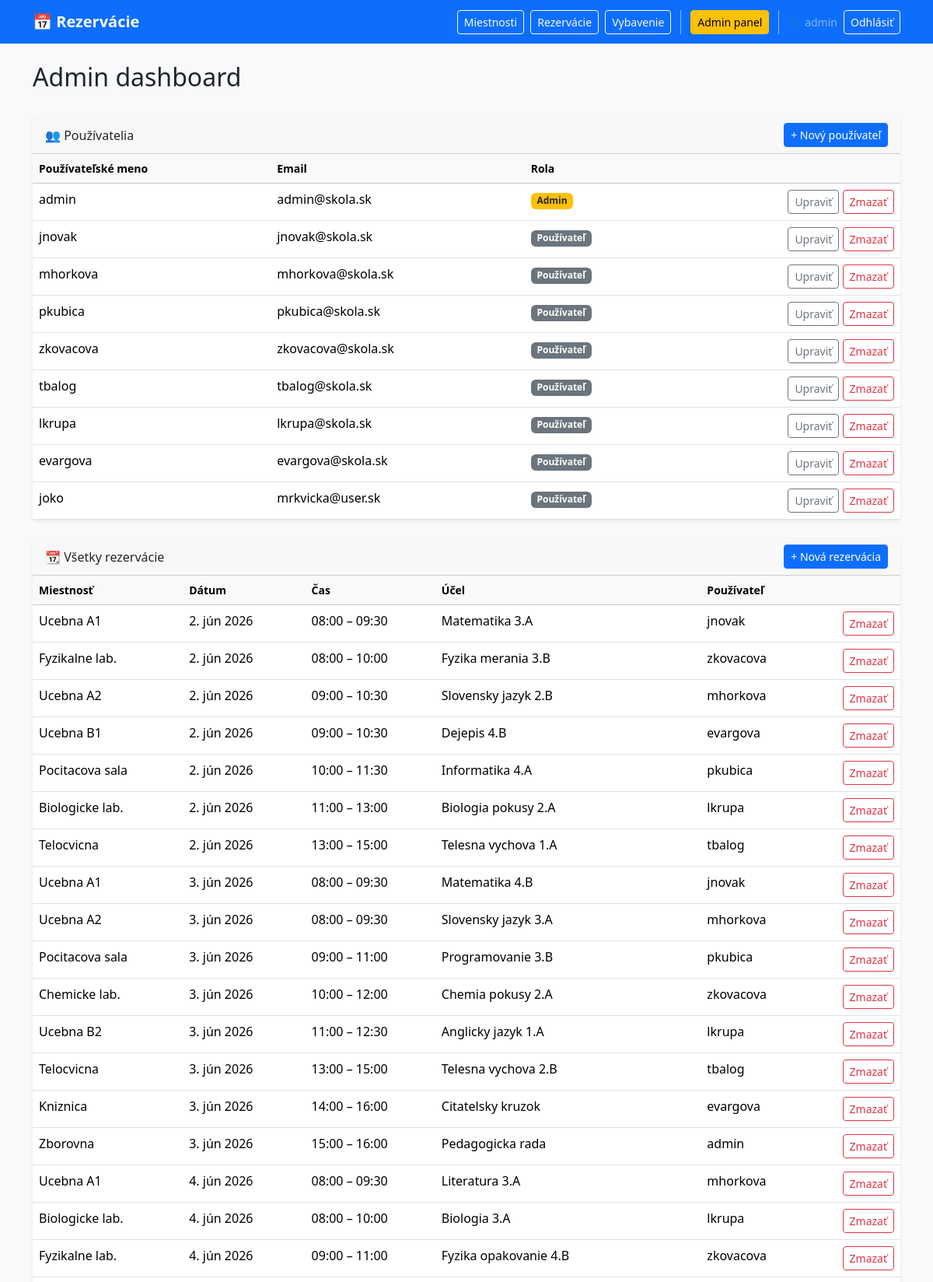
Screenshot of /rezervacie/admin-panel/ (signed in, upper part) with the database file from the repository.
### rezervacie/models.py (models this page shows, shortened)
class Reservation(models.Model):
    datumRezervacie      = models.DateField()
    casOd                = models.TimeField()
    casDo                = models.TimeField()
    ucelRezervacie       = models.CharField(max_length=100)
    vybavenie            = models.ManyToManyField(Equipment, through="ReservationEquipment", blank=True)
    miestnostRezervacie  = models.ForeignKey(Room, on_delete=models.CASCADE, related_name="rezervacie", null=True, blank=True)
    pouzivatelRezervacie = models.ForeignKey(User, on_delete=models.CASCADE, related_name="rezervacie", null=True, blank=True)
    class Meta:
        constraints = [
            models.CheckConstraint(
                check=models.Q(casDo__gt=models.F("casOd")),
                name="casDo_must_be_after_casOd"
            )
        ]

class Room(models.Model):
    class Typ(models.TextChoices):
        UCEBNA       = "UC", "Učebňa"
        LABORATORIUM = "LA", "Laboratórium"
        TELOCVICNA   = "TE", "Telocvičňa"
        KANCELARIA   = "KA", "Kancelária"
        KNIZNICA     = "KN", "Knižnica"
        INE          = "IN", "Iné"
    nazovMiestnosti    = models.CharField(max_length=100)
    cisloMiestnosti    = models.IntegerField()
    kapacitaMiestnosti = models.IntegerField()
    typMiestnosti      = models.CharField(max_length=2, choices=Typ.choices, default=Typ.INE)
    popisMiestnosti    = models.CharField(max_length=500, null=True, blank=True)

### rezervacie/views.py (the view)
# urls.py: path("admin-panel/",                              views.admin_dashboard,           name="admin_dashboard"),
@login_required
@user_passes_test(is_admin)
def admin_dashboard(request):
    return render(request, "rezervacie/admin_dashboard.html", {
        "users":        User.objects.all(),
        "reservations": Reservation.objects.select_related("pouzivatelRezervacie", "miestnostRezervacie").order_by("datumRezervacie", "casOd"),
        "rooms":        Room.objects.all(),
        "equipment":    Equipment.objects.all(),
    })

### rezervacie/views.py (called while the page is built)
def is_admin(user):
    return user.is_staff

### rezervacie/templates/rezervacie/admin_dashboard.html (shortened to what this page needs)
{% extends "rezervacie/base.html" %}
{% block content %}
<div class="d-flex justify-content-between align-items-center mb-4">
  <h2>Admin dashboard</h2>
</div>
<div class="card shadow-sm mb-4">
  <div class="card-header d-flex justify-content-between align-items-center">
    <span>👥 Používatelia</span>
    <a href="{% url 'admin_user_create' %}" class="btn btn-sm btn-primary">+ Nový používateľ</a>
  </div>
  <div class="card-body p-0">
    <table class="table table-hover mb-0">
      <thead class="table-light">
        <tr>
          <th>Používateľské meno</th>
          <th>Email</th>
          <th>Rola</th>
          <th></th>
        </tr>
      </thead>
      <tbody>
        {% for u in users %}
        <tr>
          <td>{{ u.username }}</td>
          <td>{{ u.email }}</td>
          <td>
            {% if u.is_staff %}
              <span class="badge bg-warning text-dark">Admin</span>
            {% else %}
              <span class="badge bg-secondary">Používateľ</span>
            {% endif %}
          </td>
          <td class="text-end">
            <a href="{% url 'admin_user_edit' u.pk %}" class="btn btn-sm btn-outline-secondary">Upraviť</a>
            <a href="{% url 'admin_user_delete' u.pk %}" class="btn btn-sm btn-outline-danger">Zmazať</a>
          </td>
        </tr>
        {% empty %}
          <tr><td colspan="4" class="text-muted p-3">Žiadni používatelia.</td></tr>
        {% endfor %}
      </tbody>
    </table>
  </div>
</div>
<div class="card shadow-sm mb-4">
  <div class="card-header d-flex justify-content-between align-items-center">
    <span>📆 Všetky rezervácie</span>
    <a href="{% url 'reservation_create' %}" class="btn btn-sm btn-primary">+ Nová rezervácia</a>
  </div>
  <div class="card-body p-0">
    <table class="table table-hover mb-0">
      <thead class="table-light">
        <tr>
          <th>Miestnosť</th>
          <th>Dátum</th>
          <th>Čas</th>
          <th>Účel</th>
          <th>Používateľ</th>
          <th></th>
        </tr>
      </thead>
      <tbody>
        {% for r in reservations %}
        <tr>
          <td>{{ r.miestnostRezervacie.nazovMiestnosti|default:"—" }}</td>
          <td>{{ r.datumRezervacie }}</td>
          <td>{{ r.casOd|time:"H:i" }} – {{ r.casDo|time:"H:i" }}</td>
          <td>{{ r.ucelRezervacie }}</td>
          <td>{{ r.pouzivatelRezervacie.username|default:"—" }}</td>
          <td class="text-end">
            <a href="{% url 'admin_reservation_delete' r.pk %}" class="btn btn-sm btn-outline-danger">Zmazať</a>
          </td>
        </tr>
        {% empty %}
          <tr><td colspan="6" class="text-muted p-3">Žiadne rezervácie.</td></tr>
        {% endfor %}
      </tbody>
    </table>
  </div>
</div>
{% endblock %}

### rezervacie/templates/rezervacie/base.html (shortened to what this page needs)
<!DOCTYPE html>
<html lang="sk">
<head>
  <link href="https://cdn.jsdelivr.net/npm/bootstrap@5.3.3/dist/css/bootstrap.min.css" rel="stylesheet" />
</head>
<body>
<nav class="navbar navbar-expand-lg navbar-dark bg-primary mb-4">
  <div class="container">
    <a class="navbar-brand fw-bold" href="{% url 'index' %}">📅 Rezervácie</a>
    <div class="ms-auto d-flex align-items-center gap-2">
      {% if user.is_authenticated %}
        <a href="{% url 'room_list' %}" class="btn btn-outline-light btn-sm">Miestnosti</a>
        <a href="{% url 'reservation_list' %}" class="btn btn-outline-light btn-sm">Rezervácie</a>
        <a href="{% url 'equipment_list' %}" class="btn btn-outline-light btn-sm">Vybavenie</a>
        {% if user.is_staff %}
          <a href="{% url 'admin_dashboard' %}" class="btn btn-warning btn-sm">Admin panel</a>
        {% endif %}
        <span class="text-white-50 small">👤 {{ user.username }}</span>
        <a href="{% url 'logout' %}" class="btn btn-outline-light btn-sm">Odhlásiť</a>
      {% else %}
        <a href="{% url 'login' %}" class="btn btn-outline-light btn-sm">Prihlásiť</a>
        <a href="{% url 'register' %}" class="btn btn-light btn-sm">Registrovať</a>
      {% endif %}
    </div>
  </div>
</nav>
<div class="container">
  {% block content %}{% endblock %}
</div>
</body>
</html>

### rezervacie/templates/rezervacie/base.html (style rules this page uses)
body { background: #f8f9fa; }
.table th { font-weight: 600; font-size: .875rem; }
.card { border: none; }

### rows the page displays
Reservation: miestnostRezervacie.nazovMiestnosti "Ucebna A1", datumRezervacie "2. jún 2026", casOd "08:00", casDo "09:30", ucelRezervacie "Matematika 3.A", pouzivatelRezervacie.username "jnovak"
Reservation: miestnostRezervacie.nazovMiestnosti "Fyzikalne lab.", datumRezervacie "2. jún 2026", casOd "08:00", casDo "10:00", ucelRezervacie "Fyzika merania 3.B", pouzivatelRezervacie.username "zkovacova"
Reservation: miestnostRezervacie.nazovMiestnosti "Ucebna A2", datumRezervacie "2. jún 2026", casOd "09:00", casDo "10:30", ucelRezervacie "Slovensky jazyk 2.B", pouzivatelRezervacie.username "mhorkova"
Reservation: miestnostRezervacie.nazovMiestnosti "Ucebna B1", datumRezervacie "2. jún 2026", casOd "09:00", casDo "10:30", ucelRezervacie "Dejepis 4.B", pouzivatelRezervacie.username "evargova"
Reservation: miestnostRezervacie.nazovMiestnosti "Pocitacova sala", datumRezervacie "2. jún 2026", casOd "10:00", casDo "11:30", ucelRezervacie "Informatika 4.A", pouzivatelRezervacie.username "pkubica"
Reservation: miestnostRezervacie.nazovMiestnosti "Biologicke lab.", datumRezervacie "2. jún 2026", casOd "11:00", casDo "13:00", ucelRezervacie "Biologia pokusy 2.A", pouzivatelRezervacie.username "lkrupa"
Reservation: miestnostRezervacie.nazovMiestnosti "Telocvicna", datumRezervacie "2. jún 2026", casOd "13:00", casDo "15:00", ucelRezervacie "Telesna vychova 1.A", pouzivatelRezervacie.username "tbalog"
Reservation: miestnostRezervacie.nazovMiestnosti "Ucebna A1", datumRezervacie "3. jún 2026", casOd "08:00", casDo "09:30", ucelRezervacie "Matematika 4.B", pouzivatelRezervacie.username "jnovak"
Reservation: miestnostRezervacie.nazovMiestnosti "Ucebna A2", datumRezervacie "3. jún 2026", casOd "08:00", casDo "09:30", ucelRezervacie "Slovensky jazyk 3.A", pouzivatelRezervacie.username "mhorkova"
Reservation: miestnostRezervacie.nazovMiestnosti "Pocitacova sala", datumRezervacie "3. jún 2026", casOd "09:00", casDo "11:00", ucelRezervacie "Programovanie 3.B", pouzivatelRezervacie.username "pkubica"
Reservation: miestnostRezervacie.nazovMiestnosti "Chemicke lab.", datumRezervacie "3. jún 2026", casOd "10:00", casDo "12:00", ucelRezervacie "Chemia pokusy 2.A", pouzivatelRezervacie.username "zkovacova"
Reservation: miestnostRezervacie.nazovMiestnosti "Ucebna B2", datumRezervacie "3. jún 2026", casOd "11:00", casDo "12:30", ucelRezervacie "Anglicky jazyk 1.A", pouzivatelRezervacie.username "lkrupa"
Reservation: miestnostRezervacie.nazovMiestnosti "Telocvicna", datumRezervacie "3. jún 2026", casOd "13:00", casDo "15:00", ucelRezervacie "Telesna vychova 2.B", pouzivatelRezervacie.username "tbalog"
Reservation: miestnostRezervacie.nazovMiestnosti "Kniznica", datumRezervacie "3. jún 2026", casOd "14:00", casDo "16:00", ucelRezervacie "Citatelsky kruzok", pouzivatelRezervacie.username "evargova"
Reservation: miestnostRezervacie.nazovMiestnosti "Zborovna", datumRezervacie "3. jún 2026", casOd "15:00", casDo "16:00", ucelRezervacie "Pedagogicka rada", pouzivatelRezervacie.username "admin"
Reservation: miestnostRezervacie.nazovMiestnosti "Ucebna A1", datumRezervacie "4. jún 2026", casOd "08:00", casDo "09:30", ucelRezervacie "Literatura 3.A", pouzivatelRezervacie.username "mhorkova"
Reservation: miestnostRezervacie.nazovMiestnosti "Biologicke lab.", datumRezervacie "4. jún 2026", casOd "08:00", casDo "10:00", ucelRezervacie "Biologia 3.A", pouzivatelRezervacie.username "lkrupa"
Reservation: miestnostRezervacie.nazovMiestnosti "Fyzikalne lab.", datumRezervacie "4. jún 2026", casOd "09:00", casDo "11:00", ucelRezervacie "Fyzika opakovanie 4.B", pouzivatelRezervacie.username "zkovacova"

### other values shown
{{ user.username }} "admin"
{{ u.username }} "admin"
{{ u.email }} "admin@skola.sk"
{{ u.username }} "jnovak"
{{ u.email }} "jnovak@skola.sk"
{{ u.username }} "mhorkova"
{{ u.email }} "mhorkova@skola.sk"
{{ u.username }} "pkubica"
{{ u.email }} "pkubica@skola.sk"
{{ u.username }} "zkovacova"
{{ u.email }} "zkovacova@skola.sk"
{{ u.username }} "tbalog"
{{ u.email }} "tbalog@skola.sk"
{{ u.username }} "lkrupa"
{{ u.email }} "lkrupa@skola.sk"
